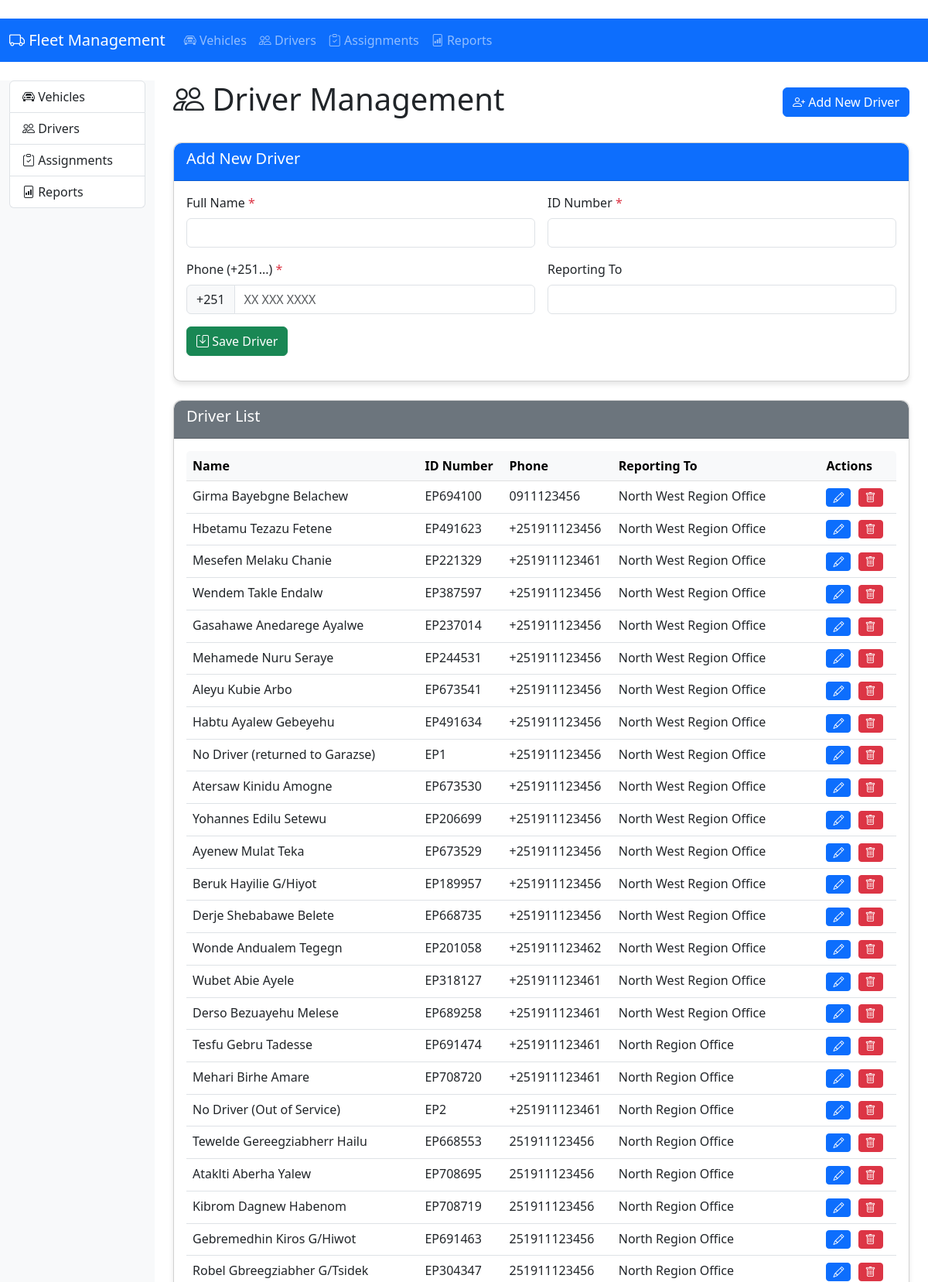
Page /drivers (upper part) on the committed database.
### app.py (models this page shows)
class Driver(db.Model):
    id = db.Column(db.Integer, primary_key=True)
    name = db.Column(db.String(100), nullable=False)
    id_number = db.Column(db.String(50), unique=True)
    phone = db.Column(db.String(15))
    reporting_to = db.Column(db.String(100))
    assignments = db.relationship('Assignment', backref='driver')

### app.py (the view, shortened to what this page needs)
@app.route('/drivers', methods=['GET', 'POST'])
def manage_drivers():
    drivers = Driver.query.all()
    return render_template('drivers.html', drivers=drivers)

### app.py (called while the page is built)
@app.before_request
def create_tables():
    db.create_all()

### templates/drivers.html
﻿{% extends "base.html" %}
{% block content %}
<div class="container">
    <div class="d-flex justify-content-between align-items-center mb-4">
        <h1><i class="bi bi-people"></i> Driver Management</h1>
        <a href="/drivers" class="btn btn-primary">
            <i class="bi bi-person-plus"></i> Add New Driver
        </a>
    </div>
    <div class="card">
        <div class="card-header bg-primary text-white">
            <h5>Add New Driver</h5>
        </div>
        <div class="card-body">
            <form method="POST">
                <div class="row g-3">
                    <div class="col-md-6">
                        <label class="form-label">Full Name <span class="text-danger">*</span></label>
                        <input type="text" class="form-control" name="name" required>
                    </div>
                    <div class="col-md-6">
                        <label class="form-label">ID Number <span class="text-danger">*</span></label>
                        <input type="text" class="form-control" name="id_number" required>
                    </div>
                    <div class="col-md-6">
                        <label class="form-label">Phone (+251...) <span class="text-danger">*</span></label>
                        <div class="input-group">
                            <span class="input-group-text">+251</span>
                            <input type="text" class="form-control" name="phone" placeholder="XX XXX XXXX" required>
                        </div>
                    </div>
                    <div class="col-md-6">
                        <label class="form-label">Reporting To</label>
                        <input type="text" class="form-control" name="reporting_to">
                    </div>
                    <div class="col-12">
                        <button type="submit" class="btn btn-success">
                            <i class="bi bi-save"></i> Save Driver
                        </button>
                    </div>
                </div>
            </form>
        </div>
    </div>
    <div class="card mt-4">
        <div class="card-header bg-secondary text-white">
            <h5>Driver List</h5>
        </div>
        <div class="card-body">
            <div class="table-responsive">
                <table class="table table-hover">
                    <thead class="table-light">
                        <tr>
                            <th>Name</th>
                            <th>ID Number</th>
                            <th>Phone</th>
                            <th>Reporting To</th>
                            <th>Actions</th>
                        </tr>
                    </thead>
                    <tbody>
                        {% for driver in drivers %}
                        <tr>
                            <td>{{ driver.name }}</td>
                            <td>{{ driver.id_number }}</td>
                            <td>{{ driver.phone }}</td>
                            <td>{{ driver.reporting_to }}</td>
                            <td class="action-btns">
                                <a href="/drivers/{{ driver.id }}" class="btn btn-sm btn-primary">
                                    <i class="bi bi-pencil"></i>
                                </a>
                                <a href="/drivers/delete/{{ driver.id }}" class="btn btn-sm btn-danger"
                                   onclick="return confirm('Are you sure?')">
                                    <i class="bi bi-trash"></i>
                                </a>
                            </td>
                        </tr>
                        {% else %}
                        <tr>
                            <td colspan="5" class="text-center">No drivers found</td>
                        </tr>
                        {% endfor %}
                    </tbody>
                </table>
            </div>
        </div>
    </div>
</div>
{% endblock %}

### templates/base.html (style rules this page uses)
.card { margin-bottom: 20px; border-radius: 10px; box-shadow: 0 4px 6px rgba(0,0,0,0.1); }
.card-header { border-radius: 10px 10px 0 0 !important; }
.table-responsive { border-radius: 5px; overflow: hidden; }
.action-btns .btn { margin-right: 5px; }

### rows in the picture
Driver: name "Girma Bayebgne Belachew", id_number "EP694100", phone "0911123456", reporting_to "North West Region Office"
Driver: name "Hbetamu Tezazu Fetene", id_number "EP491623", phone "+251911123456", reporting_to "North West Region Office"
Driver: name "Mesefen Melaku Chanie", id_number "EP221329", phone "+251911123461", reporting_to "North West Region Office"
Driver: name "Wendem Takle Endalw", id_number "EP387597", phone "+251911123456", reporting_to "North West Region Office"
Driver: name "Gasahawe Anedarege Ayalwe", id_number "EP237014", phone "+251911123456", reporting_to "North West Region Office"
Driver: name "Mehamede Nuru Seraye", id_number "EP244531", phone "+251911123456", reporting_to "North West Region Office"
Driver: name "Aleyu Kubie Arbo", id_number "EP673541", phone "+251911123456", reporting_to "North West Region Office"
Driver: name "Habtu Ayalew Gebeyehu", id_number "EP491634", phone "+251911123456", reporting_to "North West Region Office"
Driver: name "No Driver (returned to Garazse)", id_number "EP1", phone "+251911123456", reporting_to "North West Region Office"
Driver: name "Atersaw Kinidu Amogne", id_number "EP673530", phone "+251911123456", reporting_to "North West Region Office"
Driver: name "Yohannes Edilu Setewu", id_number "EP206699", phone "+251911123456", reporting_to "North West Region Office"
Driver: name "Ayenew Mulat Teka", id_number "EP673529", phone "+251911123456", reporting_to "North West Region Office"
Driver: name "Beruk Hayilie G/Hiyot", id_number "EP189957", phone "+251911123456", reporting_to "North West Region Office"
Driver: name "Derje Shebabawe Belete", id_number "EP668735", phone "+251911123456", reporting_to "North West Region Office"
Driver: name "Wonde Andualem Tegegn", id_number "EP201058", phone "+251911123462", reporting_to "North West Region Office"
Driver: name "Wubet Abie Ayele", id_number "EP318127", phone "+251911123461", reporting_to "North West Region Office"
Driver: name "Derso Bezuayehu Melese", id_number "EP689258", phone "+251911123461", reporting_to "North West Region Office"
Driver: name "Tesfu Gebru Tadesse", id_number "EP691474", phone "+251911123461", reporting_to "North Region Office"
Driver: name "Mehari Birhe Amare", id_number "EP708720", phone "+251911123461", reporting_to "North Region Office"
Driver: name "No Driver (Out of Service)", id_number "EP2", phone "+251911123461", reporting_to "North Region Office"
Driver: name "Tewelde Gereegziabherr Hailu", id_number "EP668553", phone "251911123456", reporting_to "North Region Office"
Driver: name "Ataklti Aberha Yalew", id_number "EP708695", phone "251911123456", reporting_to "North Region Office"
Driver: name "Kibrom Dagnew Habenom", id_number "EP708719", phone "251911123456", reporting_to "North Region Office"
Driver: name "Gebremedhin Kiros G/Hiwot", id_number "EP691463", phone "251911123456", reporting_to "North Region Office"
Driver: name "Robel Gbreegziabher G/Tsidek", id_number "EP304347", phone "251911123456", reporting_to "North Region Office"
